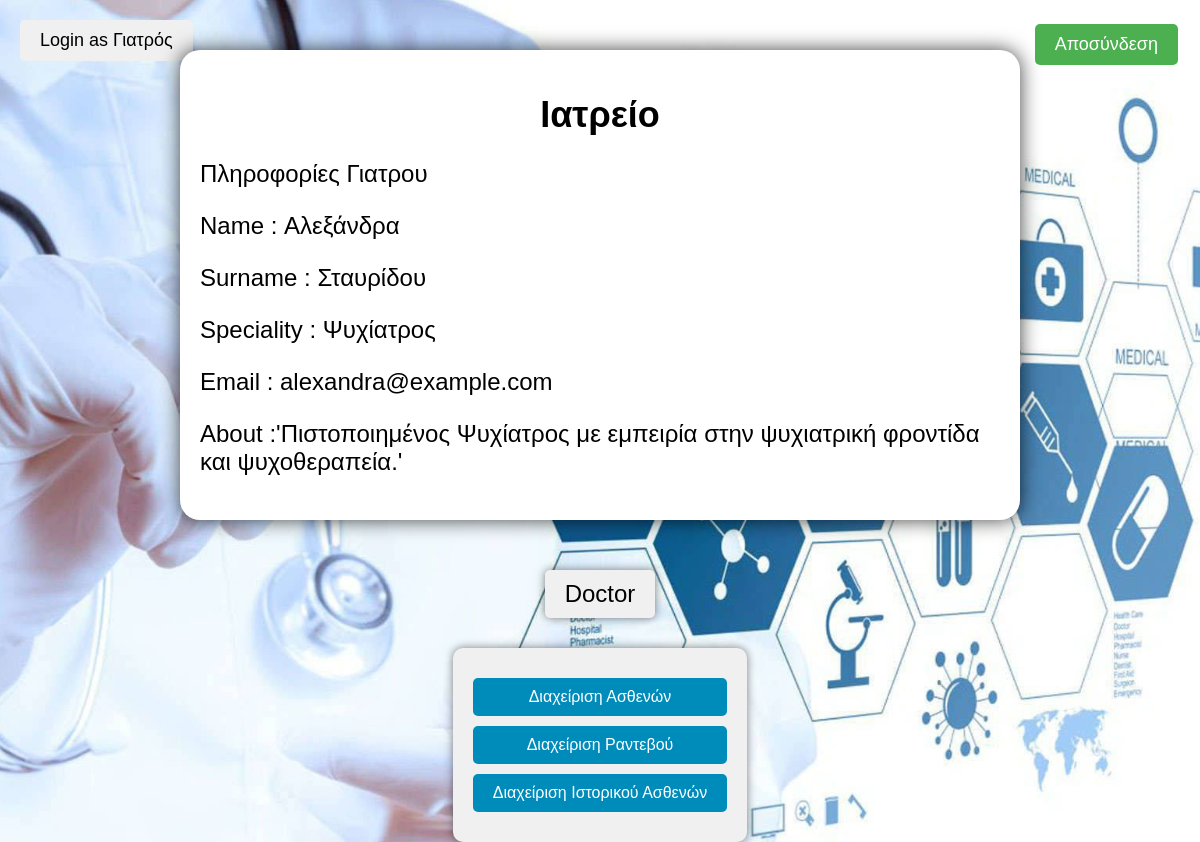
Page /index_7.php (signed in) on the committed database.
### tables this page shows
CREATE TABLE `doctors` (
  `doctor_id` int NOT NULL AUTO_INCREMENT,
  `name` varchar(255) NOT NULL,
  `surname` varchar(255) NOT NULL,
  `speciality` varchar(255) NOT NULL,
  `email` varchar(255) NOT NULL,
  `password` varchar(255) NOT NULL,
  `about` varchar(255) NOT NULL,
  PRIMARY KEY (`doctor_id`),
  UNIQUE KEY `email` (`email`)
);

### index_7.php (the view, shortened to what this page needs)
<!DOCTYPE html>
<html>
    <head>
    </head>
    <body>
        <div class="top-left">
        <div class="login-box">
            <span>Login as Γιατρός</span>
        </div>
    </div>
    <div class="container">
        <h1>Ιατρείο</h1>
        <div class="info">
            <p>Πληροφορίες Γιατρου</p>
            <?php
                $email = $_SESSION["email"];
                $servername = "localhost";
                $username = "root";
                $password = "Metkaros4@";
                $dbname = "hospitalsystem";
                $conn = new mysqli($servername, $username, $password, $dbname);
               $sql = "SELECT name, surname, speciality, email, about FROM doctors WHERE email = ?";
               $stmt = $conn->prepare($sql);
               $stmt->bind_param("s",$email );
               $stmt->execute();
               $result = $stmt->get_result();
                if($result->num_rows > 0)
                {
                         $doc = $result->fetch_assoc();
                         echo "<p>Name : " . htmlspecialchars($doc["name"]) . "</p>";
                         echo "<p>Surname : " . htmlspecialchars($doc["surname"]) . "</p>";
                         echo "<p>Speciality : " . htmlspecialchars($doc["speciality"]) . "</p>";
                         echo "<p>Email : " . htmlspecialchars($doc["email"]) . "</p>";
                         echo "<div class='about'><p>About :". htmlspecialchars($doc["about"]). "</p></div>";
                }
                 else
               {
                   echo"<p>Error404 no user found...</p>";
               }
            ?>
        </div>
    </div>
    <div class="header-box">
        Doctor
    </div>
    <div class="menu-buttons">
        <div class="button-container">
            <button onclick="window.location.href='patient_Managment.php'">Διαχείριση Ασθενών</button>
            <button onclick="window.location.href='appointment_maager.php'">Διαχείριση Ραντεβού</button>
            <button onclick="window.location.href='doctor_input.php'">Διαχείριση Ιστορικού Ασθενών</button>
        </div>
    </div>
    <div class="top-right">
        <a href="index.php" class="btn">Αποσύνδεση</a>
    </div>
    </body>
</html>

### index_7.php (style rules this page uses)
body { font-family: Arial, sans-serif; margin: 0; padding: 0; background-image: url('doctor-motivation-b5wjlwe5wjikoj7t.jpg'); background-size: cover; background-position: center; }
.container { max-width: 800px; margin: 50px auto; padding: 20px; background-color: #fff; border-radius: 20px; box-shadow: 0px 0px 20px 0px rgba(0,0,0,0.75); position: relative; }
h1 { text-align: center; font-size: 36px; }
.info { font-size: 24px; text-align: center; }
.info p { text-align: left; }
.top-left { position: absolute; top: 20px; left: 20px; font-size: 18px; }
.top-right { position: absolute; top: 20px; right: 20px; }
.btn { background-color: #4CAF50; color: white; padding: 10px 20px; text-align: center; text-decoration: none; display: inline-block; font-size: 18px; margin: 4px 2px; cursor: pointer; border: none; border-radius: 5px; }
.header-box { background-color: #f0f0f0; padding: 10px 20px; border-radius: 5px; text-align: center; font-size: 24px; margin: 20px auto; width: fit-content; box-shadow: 0px 0px 10px 0px rgba(0,0,0,0.5); }
.menu-buttons { text-align: center; margin-top: 30px; }
.menu-buttons .button-container { background-color: #f0f0f0; padding: 20px; border-radius: 10px; box-shadow: 0px 0px 10px 0px rgba(0,0,0,0.5); display: inline-block; }
.menu-buttons button { margin: 10px 0; padding: 10px 20px; font-size: 16px; border-radius: 5px; border: none; cursor: pointer; background-color: #008CBA; color: white; display: block; width: 100%; box-sizing: border-box; }
.login-box { display: inline-block; background-color: #f0f0f0; padding: 10px 20px; border-radius: 5px; font-size: 18px; margin-bottom: 20px; }
.about { text-align: left; font-size: 24px; }

### rows in the picture
doctors: name "Αλεξάνδρα", surname "Σταυρίδου", speciality "Ψυχίατρος", email "alexandra@example.com", about "'Πιστοποιημένος Ψυχίατρος με εμπειρία στην ψυχιατρική φροντίδα και ψυχοθεραπεία.'"
